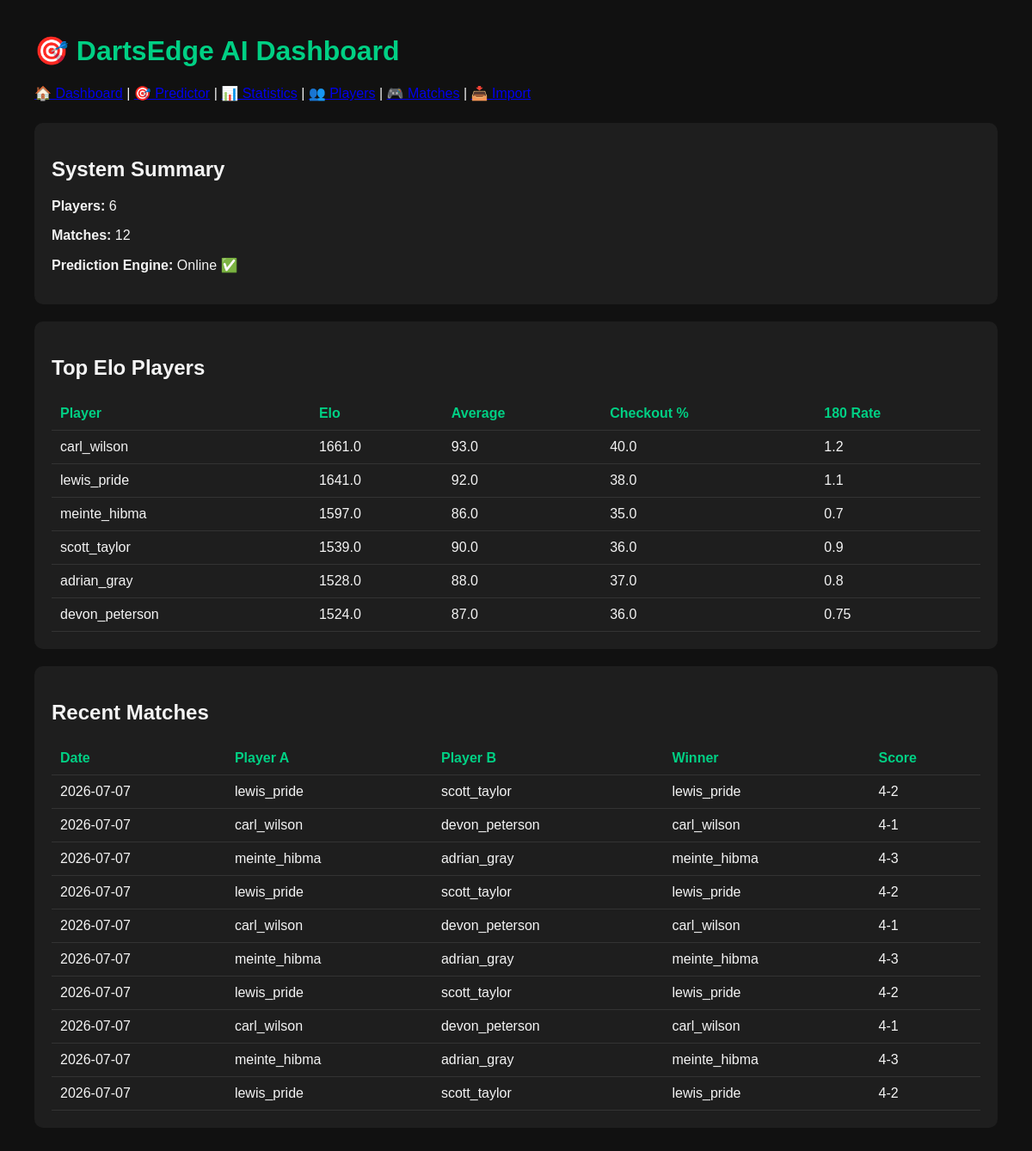
Page /dashboard on the earlier database version.
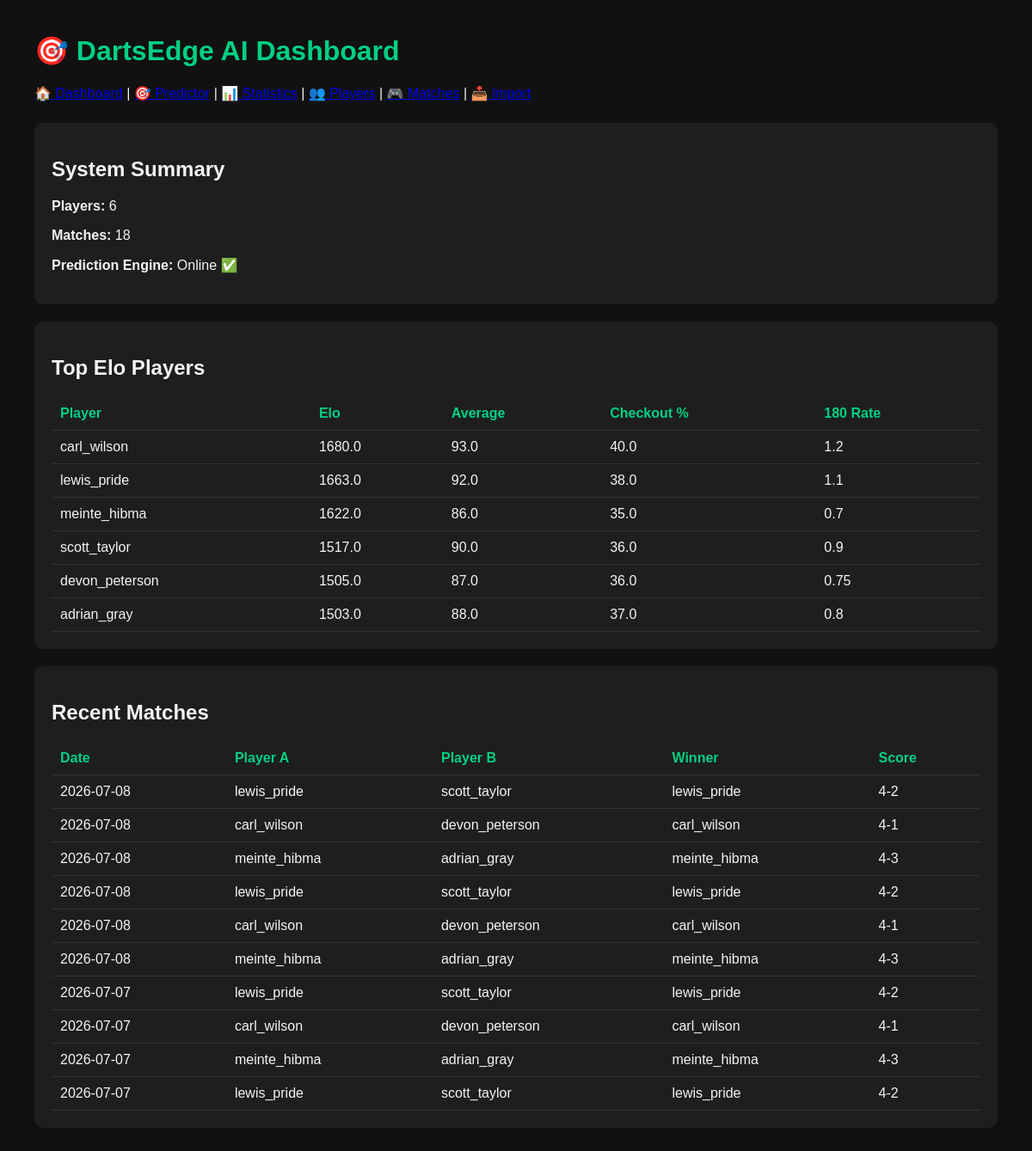
Same page on the later database version.
### app/models/player.py (models this page shows)
class Player(Base):
    __tablename__ = "players"
    id = Column(Integer, primary_key=True, index=True)
    name = Column(String, unique=True, index=True)
    elo = Column(Float)
    average = Column(Float)
    checkout = Column(Float)
    one80_rate = Column(Float)

### app/models/match.py (models this page shows)
class Match(Base):
    __tablename__ = "matches"
    id = Column(Integer, primary_key=True, index=True)
    date = Column(Date)
    player_a = Column(String)
    player_b = Column(String)
    winner = Column(String)
    score = Column(String)

### app/main.py (the view)
@app.get("/dashboard")
def dashboard(request: Request):
    db = SessionLocal()
    players = db.query(Player).order_by(Player.elo.desc()).all()
    matches = db.query(Match).order_by(Match.date.desc()).limit(10).all()
    player_count = db.query(Player).count()
    match_count = db.query(Match).count()
    db.close()
    return templates.TemplateResponse(
        "dashboard.html",
        {
            "request": request,
            "players": players,
            "matches": matches,
            "player_count": player_count,
            "match_count": match_count
        }
    )

### app/templates/dashboard.html (shortened to what this page needs)
<!DOCTYPE html>
<html>
<head>
</head>
<body>
<h1>🎯 DartsEdge AI Dashboard</h1>
<div style="margin-bottom:25px;">
    <a href="/dashboard">🏠 Dashboard</a> |
    <a href="/predict">🎯 Predictor</a> |
    <a href="/statistics">📊 Statistics</a> |
    <a href="/players">👥 Players</a> |
    <a href="/matches">🎮 Matches</a> |
    <a href="/import">📥 Import</a>
</div>
<div class="card">
    <h2>System Summary</h2>
    <p><strong>Players:</strong> {{ player_count }}</p>
    <p><strong>Matches:</strong> {{ match_count }}</p>
    <p><strong>Prediction Engine:</strong> Online ✅</p>
</div>
<div class="card">
    <h2>Top Elo Players</h2>
    <table>
        <tr>
            <th>Player</th>
            <th>Elo</th>
            <th>Average</th>
            <th>Checkout %</th>
            <th>180 Rate</th>
        </tr>
        {% for p in players %}
        <tr>
            <td>{{ p.name }}</td>
            <td>{{ p.elo }}</td>
            <td>{{ p.average }}</td>
            <td>{{ p.checkout }}</td>
            <td>{{ p.one80_rate }}</td>
        </tr>
        {% endfor %}
    </table>
</div>
<div class="card">
    <h2>Recent Matches</h2>
    <table>
        <tr>
            <th>Date</th>
            <th>Player A</th>
            <th>Player B</th>
            <th>Winner</th>
            <th>Score</th>
        </tr>
        {% for m in matches %}
        <tr>
            <td>{{ m.date }}</td>
            <td>{{ m.player_a }}</td>
            <td>{{ m.player_b }}</td>
            <td>{{ m.winner }}</td>
            <td>{{ m.score }}</td>
        </tr>
        {% endfor %}
    </table>
</div>
</body>
</html>

### app/templates/dashboard.html (style rules this page uses)
body { font-family: Arial, sans-serif; margin: 40px; background: #111; color: #f4f4f4; }
h1 { color: #00d084; }
.card { background: #1e1e1e; padding: 20px; margin-bottom: 20px; border-radius: 10px; }
table { width: 100%; border-collapse: collapse; }
th, td { padding: 10px; border-bottom: 1px solid #333; }
th { text-align: left; color: #00d084; }

Differences in the rows shown:
no longer on this page (row unchanged): Match: date "2026-07-07", player_a "carl_wilson", player_b "devon_peterson", winner "carl_wilson", score "4-1"
no longer on this page (row unchanged): Match: date "2026-07-07", player_a "meinte_hibma", player_b "adrian_gray", winner "meinte_hibma", score "4-3"
no longer on this page (row unchanged): Match: date "2026-07-07", player_a "lewis_pride", player_b "scott_taylor", winner "lewis_pride", score "4-2"
no longer on this page (row unchanged): Match: date "2026-07-07", player_a "carl_wilson", player_b "devon_peterson", winner "carl_wilson", score "4-1"
no longer on this page (row unchanged): Match: date "2026-07-07", player_a "meinte_hibma", player_b "adrian_gray", winner "meinte_hibma", score "4-3"
no longer on this page (row unchanged): Match: date "2026-07-07", player_a "lewis_pride", player_b "scott_taylor", winner "lewis_pride", score "4-2"
changed Player "carl_wilson": elo "1661.0" → "1680.0"
changed Player "lewis_pride": elo "1641.0" → "1663.0"
changed Player "meinte_hibma": elo "1597.0" → "1622.0"
changed Player "scott_taylor": elo "1539.0" → "1517.0"
changed Player "devon_peterson": elo "1524.0" → "1505.0"; moves up the list
changed Player "adrian_gray": elo "1528.0" → "1503.0"
added Match: date "2026-07-08", player_a "lewis_pride", player_b "scott_taylor", winner "lewis_pride", score "4-2"
added Match: date "2026-07-08", player_a "carl_wilson", player_b "devon_peterson", winner "carl_wilson", score "4-1"
added Match: date "2026-07-08", player_a "meinte_hibma", player_b "adrian_gray", winner "meinte_hibma", score "4-3"
added Match: date "2026-07-08", player_a "lewis_pride", player_b "scott_taylor", winner "lewis_pride", score "4-2"
added Match: date "2026-07-08", player_a "carl_wilson", player_b "devon_peterson", winner "carl_wilson", score "4-1"
added Match: date "2026-07-08", player_a "meinte_hibma", player_b "adrian_gray", winner "meinte_hibma", score "4-3"
Other differences:
{{ match_count }}: "12" → "18"
